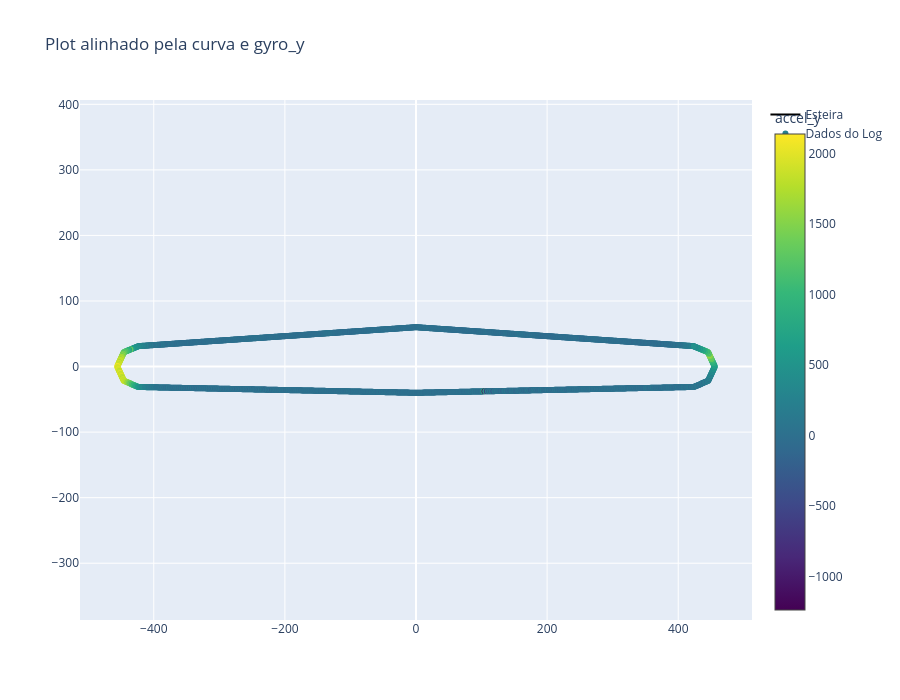

The notebook cell this image was saved under:
### Code cell
hover_texts_alinhados = []
for index, row in df_test_alinhado.iterrows():
    text = (f"<b>accel_x:</b> {row['accel_x']:.2f}<br><b>accel_y:</b> {row['accel_y']:.2f}<br><b>accel_z:</b> {row['accel_z']:.2f}<br>" +
            f"<b>gyro_x:</b> {row['gyro_x']:.4f}<br><b>gyro_y:</b> {row['gyro_y']:.4f}<br><b>gyro_z:</b> {row['gyro_z']:.4f}</br>" +
            f"<b>temp:</b> {row['temp']}<br>")
    hover_texts_alinhados.append(text)

fig = go.Figure()

fig.add_trace(go.Scatter(
    x=conveyor_path[:, 0], y=conveyor_path[:, 1], mode='lines',
    line=dict(color='black', width=2), name='Esteira'
))
fig.add_trace(go.Scatter(
    x=interpolated_points_ref[:, 0], y=interpolated_points_ref[:, 1],
    mode='markers',
    
    marker=dict(size=6, color=df_test_alinhado['accel_y'], # usando accel_y pra testar se funcionou mesmo
                colorscale='Viridis', showscale=True, 
                colorbar=dict(title='accel_y')),
    
    hoverinfo='text', 
    hovertext=hover_texts_alinhados, 
    name='Dados do Log'
))

fig.update_layout(
    title="Plot alinhado pela curva e gyro_y",
    yaxis_scaleanchor="x", yaxis_scaleratio=1,
    showlegend=True, width=900, height=700
)

fig.show()

### Figure 1 — Plotly figure (JSON) as saved in the notebook; plotly's stock layout.template omitted (floating-point values rounded to 4 significant figures; data arrays with more than 128 entries replaced by an {"elided": "..."} marker saying what was removed)
{"data": [{"line": {"color": "black", "width": 2}, "mode": "lines", "name": "Esteira", "type": "scatter", "x": [423.6, 0, -423.6, -445.6, -455.7, -445.6, -423.6, 0, 423.6, 445.6, 455.7, 445.6, 423.6], "y": [31.14, 60, 31.14, 21.79, 0, -21.79, -31.14, -40, -31.14, -21.79, 0, 21.79, 31.14]}, {"hoverinfo": "text", "hovertext": {"elided": "1871 str values"}, "marker": {"color": {"elided": "1871 int values"}, "colorbar": {"title": {"text": "accel_y"}}, "colorscale": [[0, "#440154"], [0.1111, "#482878"], [0.2222, "#3e4989"], [0.3333, "#31688e"], [0.4444, "#26828e"], [0.5556, "#1f9e89"], [0.6667, "#35b779"], [0.7778, "#6ece58"], [0.8889, "#b5de2b"], [1, "#fde725"]], "showscale": true, "size": 6}, "mode": "markers", "name": "Dados do Log", "type": "scatter", "x": {"elided": "1871 float values"}, "y": {"elided": "1871 float values"}}], "layout": {"height": 700, "showlegend": true, "title": {"text": "Plot alinhado pela curva e gyro_y"}, "width": 900, "yaxis": {"scaleanchor": "x", "scaleratio": 1}}}
